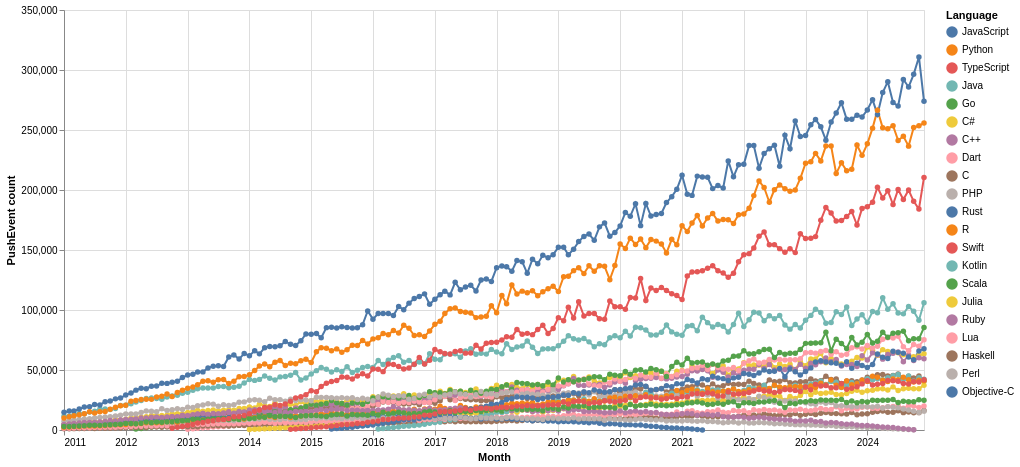

Write a Vega-Lite specification for this figure.
### Vega-Lite specification from a JSON file in a GitHub repository (floating-point values rounded to 4 significant figures; data arrays with more than 128 entries replaced by an {"elided": "..."} marker saying what was removed)
{"config": {"view": {"continuousWidth": 300, "continuousHeight": 300}, "title": {"anchor": "middle"}}, "data": {"name": "data-13496fccf79d7db27b6b25fa1742a8a0"}, "mark": {"type": "line", "point": true}, "encoding": {"color": {"field": "language", "sort": ["JavaScript", "Python", "TypeScript", "Java", "Go", "C#", "C++", "Dart", "C", "PHP", "Rust", "R", "Swift", "Kotlin", "Scala", "Julia", "Ruby", "Lua", "Haskell", "Perl", "Objective-C"], "title": "Language", "type": "nominal"}, "opacity": {"condition": {"param": "param_d17c53de2fbc59c8", "value": 1}, "value": 0.15}, "tooltip": [{"field": "month", "type": "temporal"}, {"field": "language", "type": "nominal"}, {"field": "push_events", "type": "quantitative"}, {"field": "share_pct", "type": "quantitative"}], "x": {"field": "month", "title": "Month", "type": "temporal"}, "y": {"field": "push_events", "title": "PushEvent count", "type": "quantitative"}}, "height": 420, "params": [{"name": "param_d17c53de2fbc59c8", "select": {"type": "point", "fields": ["language"]}, "bind": "legend"}], "width": 860, "$schema": "https://vega.github.io/schema/vega-lite/v6.4.1.json", "datasets": {"data-13496fccf79d7db27b6b25fa1742a8a0": {"elided": "3229 records"}}}
